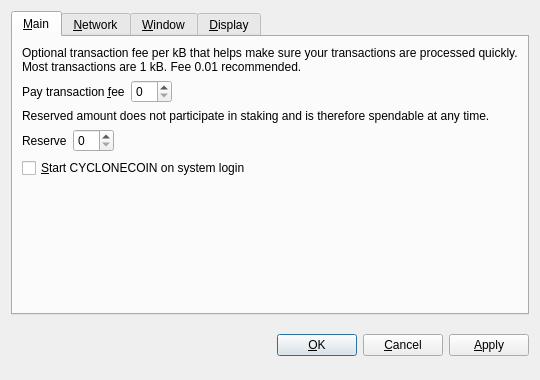
<?xml version="1.0" encoding="UTF-8"?>
<ui version="4.0">
 <class>OptionsDialog</class>
 <widget class="QDialog" name="OptionsDialog">
  <property name="geometry">
   <rect>
    <x>0</x>
    <y>0</y>
    <width>540</width>
    <height>380</height>
   </rect>
  </property>
  <property name="windowTitle">
   <string>Options</string>
  </property>
  <property name="modal">
   <bool>true</bool>
  </property>
  <layout class="QVBoxLayout" name="verticalLayout">
   <item>
    <widget class="QTabWidget" name="tabWidget">
     <property name="tabPosition">
      <enum>QTabWidget::North</enum>
     </property>
     <property name="currentIndex">
      <number>0</number>
     </property>
     <widget class="QWidget" name="tabMain">
      <attribute name="title">
       <string>&amp;Main</string>
      </attribute>
      <layout class="QVBoxLayout" name="verticalLayout_Main">
       <item>
        <widget class="QLabel" name="transactionFeeInfoLabel">
         <property name="text">
          <string>Optional transaction fee per kB that helps make sure your transactions are processed quickly. Most transactions are 1 kB. Fee 0.01 recommended.</string>
         </property>
         <property name="textFormat">
          <enum>Qt::PlainText</enum>
         </property>
         <property name="wordWrap">
          <bool>true</bool>
         </property>
        </widget>
       </item>
       <item>
        <layout class="QHBoxLayout" name="horizontalLayoutFee">
         <item>
          <widget class="QLabel" name="transactionFeeLabel">
           <property name="text">
            <string>Pay transaction &amp;fee</string>
           </property>
           <property name="textFormat">
            <enum>Qt::PlainText</enum>
           </property>
           <property name="buddy">
            <cstring>transactionFee</cstring>
           </property>
          </widget>
         </item>
         <item>
          <widget class="BitcoinAmountField" name="transactionFee"/>
         </item>
         <item>
          <spacer name="horizontalSpacerFee">
           <property name="orientation">
            <enum>Qt::Horizontal</enum>
           </property>
           <property name="sizeHint" stdset="0">
            <size>
             <width>40</width>
             <height>20</height>
            </size>
           </property>
          </spacer>
         </item>
        </layout>
       </item>
       <item>
        <widget class="QLabel" name="reserveBalanceInfoLabel">
         <property name="text">
          <string>Reserved amount does not participate in staking and is therefore spendable at any time.</string>
         </property>
         <property name="textFormat">
          <enum>Qt::PlainText</enum>
         </property>
         <property name="wordWrap">
          <bool>true</bool>
         </property>
        </widget>
       </item>
       <item>
        <layout class="QHBoxLayout" name="horizontalLayoutReserveBalance">
         <item>
          <widget class="QLabel" name="reserveBalanceLabel">
           <property name="text">
            <string>Reserve</string>
           </property>
           <property name="textFormat">
            <enum>Qt::PlainText</enum>
           </property>
           <property name="buddy">
            <cstring>reserveBalance</cstring>
           </property>
          </widget>
         </item>
         <item>
          <widget class="BitcoinAmountField" name="reserveBalance"/>
         </item>
         <item>
          <spacer name="horizontalSpacerReserveBalance">
           <property name="orientation">
            <enum>Qt::Horizontal</enum>
           </property>
           <property name="sizeHint" stdset="0">
            <size>
             <width>40</width>
             <height>20</height>
            </size>
           </property>
          </spacer>
         </item>
        </layout>
       </item>
       <item>
        <widget class="QCheckBox" name="bitcoinAtStartup">
         <property name="toolTip">
          <string>Automatically start CYCLONECOIN after logging in to the system.</string>
         </property>
         <property name="text">
          <string>&amp;Start CYCLONECOIN on system login</string>
         </property>
        </widget>
       </item>
       <item>
        <spacer name="verticalSpacer_Main">
         <property name="orientation">
          <enum>Qt::Vertical</enum>
         </property>
         <property name="sizeHint" stdset="0">
          <size>
           <width>20</width>
           <height>40</height>
          </size>
         </property>
        </spacer>
       </item>
      </layout>
     </widget>
     <widget class="QWidget" name="tabNetwork">
      <attribute name="title">
       <string>&amp;Network</string>
      </attribute>
      <layout class="QVBoxLayout" name="verticalLayout_Network">
       <item>
        <widget class="QCheckBox" name="mapPortUpnp">
         <property name="toolTip">
          <string>Automatically open the CYCLONECOIN client port on the router. This only works when your router supports UPnP and it is enabled.</string>
         </property>
         <property name="text">
          <string>Map port using &amp;UPnP</string>
         </property>
        </widget>
       </item>
       <item>
        <widget class="QCheckBox" name="connectSocks">
         <property name="toolTip">
          <string>Connect to the CYCLONECOIN network through a SOCKS proxy (e.g. when connecting through Tor).</string>
         </property>
         <property name="text">
          <string>&amp;Connect through SOCKS proxy:</string>
         </property>
        </widget>
       </item>
       <item>
        <layout class="QHBoxLayout" name="horizontalLayout_Network">
         <item>
          <widget class="QLabel" name="proxyIpLabel">
           <property name="text">
            <string>Proxy &amp;IP:</string>
           </property>
           <property name="textFormat">
            <enum>Qt::PlainText</enum>
           </property>
           <property name="buddy">
            <cstring>proxyIp</cstring>
           </property>
          </widget>
         </item>
         <item>
          <widget class="QValidatedLineEdit" name="proxyIp">
           <property name="maximumSize">
            <size>
             <width>140</width>
             <height>16777215</height>
            </size>
           </property>
           <property name="toolTip">
            <string>IP address of the proxy (e.g. 127.0.0.1)</string>
           </property>
          </widget>
         </item>
         <item>
          <widget class="QLabel" name="proxyPortLabel">
           <property name="text">
            <string>&amp;Port:</string>
           </property>
           <property name="textFormat">
            <enum>Qt::PlainText</enum>
           </property>
           <property name="buddy">
            <cstring>proxyPort</cstring>
           </property>
          </widget>
         </item>
         <item>
          <widget class="QLineEdit" name="proxyPort">
           <property name="maximumSize">
            <size>
             <width>55</width>
             <height>16777215</height>
            </size>
           </property>
           <property name="toolTip">
            <string>Port of the proxy (e.g. 9050)</string>
           </property>
          </widget>
         </item>
         <item>
          <widget class="QLabel" name="socksVersionLabel">
           <property name="text">
            <string>SOCKS &amp;Version:</string>
           </property>
           <property name="textFormat">
            <enum>Qt::PlainText</enum>
           </property>
           <property name="buddy">
            <cstring>socksVersion</cstring>
           </property>
          </widget>
         </item>
         <item>
          <widget class="QValueComboBox" name="socksVersion">
           <property name="toolTip">
            <string>SOCKS version of the proxy (e.g. 5)</string>
           </property>
          </widget>
         </item>
         <item>
          <spacer name="horizontalSpacer_Network">
           <property name="orientation">
            <enum>Qt::Horizontal</enum>
           </property>
           <property name="sizeHint" stdset="0">
            <size>
             <width>40</width>
             <height>20</height>
            </size>
           </property>
          </spacer>
         </item>
        </layout>
       </item>
       <item>
        <spacer name="verticalSpacer_Network">
         <property name="orientation">
          <enum>Qt::Vertical</enum>
         </property>
         <property name="sizeHint" stdset="0">
          <size>
           <width>20</width>
           <height>40</height>
          </size>
         </property>
        </spacer>
       </item>
      </layout>
     </widget>
     <widget class="QWidget" name="tabWindow">
      <attribute name="title">
       <string>&amp;Window</string>
      </attribute>
      <layout class="QVBoxLayout" name="verticalLayout_Window">
       <item>
        <widget class="QCheckBox" name="minimizeToTray">
         <property name="toolTip">
          <string>Show only a tray icon after minimizing the window.</string>
         </property>
         <property name="text">
          <string>&amp;Minimize to the tray instead of the taskbar</string>
         </property>
        </widget>
       </item>
       <item>
        <widget class="QCheckBox" name="minimizeOnClose">
         <property name="toolTip">
          <string>Minimize instead of exit the application when the window is closed. When this option is enabled, the application will be closed only after selecting Quit in the menu.</string>
         </property>
         <property name="text">
          <string>M&amp;inimize on close</string>
         </property>
        </widget>
       </item>
       <item>
        <spacer name="verticalSpacer_Window">
         <property name="orientation">
          <enum>Qt::Vertical</enum>
         </property>
         <property name="sizeHint" stdset="0">
          <size>
           <width>20</width>
           <height>40</height>
          </size>
         </property>
        </spacer>
       </item>
      </layout>
     </widget>
     <widget class="QWidget" name="tabDisplay">
      <attribute name="title">
       <string>&amp;Display</string>
      </attribute>
      <layout class="QVBoxLayout" name="verticalLayout_Display">
       <item>
        <layout class="QHBoxLayout" name="horizontalLayout_1_Display">
         <item>
          <widget class="QLabel" name="langLabel">
           <property name="text">
            <string>User Interface &amp;language:</string>
           </property>
           <property name="textFormat">
            <enum>Qt::PlainText</enum>
           </property>
           <property name="buddy">
            <cstring>lang</cstring>
           </property>
          </widget>
         </item>
         <item>
          <widget class="QValueComboBox" name="lang">
           <property name="toolTip">
            <string>The user interface language can be set here. This setting will take effect after restarting CYCLONECOIN.</string>
           </property>
          </widget>
         </item>
        </layout>
       </item>
       <item>
        <layout class="QHBoxLayout" name="horizontalLayout_2_Display">
         <item>
          <widget class="QLabel" name="unitLabel">
           <property name="text">
            <string>&amp;Unit to show amounts in:</string>
           </property>
           <property name="textFormat">
            <enum>Qt::PlainText</enum>
           </property>
           <property name="buddy">
            <cstring>unit</cstring>
           </property>
          </widget>
         </item>
         <item>
          <widget class="QValueComboBox" name="unit">
           <property name="toolTip">
            <string>Choose the default subdivision unit to show in the interface and when sending coins.</string>
           </property>
          </widget>
         </item>
        </layout>
       </item>
       <item>
        <widget class="QCheckBox" name="displayAddresses">
         <property name="toolTip">
          <string>Whether to show CYCLONECOIN addresses in the transaction list or not.</string>
         </property>
         <property name="text">
          <string>&amp;Display addresses in transaction list</string>
         </property>
        </widget>
       </item>
       <item>
        <widget class="QCheckBox" name="coinControlFeatures">
         <property name="toolTip">
          <string>Whether to show coin control features or not.</string>
         </property>
         <property name="text">
          <string>Display coin &amp;control features (experts only!)</string>
         </property>
        </widget>
       </item>
       <item>
        <spacer name="verticalSpacer_Display">
         <property name="orientation">
          <enum>Qt::Vertical</enum>
         </property>
         <property name="sizeHint" stdset="0">
          <size>
           <width>20</width>
           <height>40</height>
          </size>
         </property>
        </spacer>
       </item>
      </layout>
     </widget>
    </widget>
   </item>
   <item>
    <layout class="QHBoxLayout" name="horizontalLayout_Buttons">
     <item>
      <spacer name="horizontalSpacer_1">
       <property name="orientation">
        <enum>Qt::Horizontal</enum>
       </property>
       <property name="sizeHint" stdset="0">
        <size>
         <width>40</width>
         <height>48</height>
        </size>
       </property>
      </spacer>
     </item>
     <item>
      <widget class="QLabel" name="statusLabel">
       <property name="font">
        <font>
         <weight>75</weight>
         <bold>true</bold>
        </font>
       </property>
       <property name="text">
        <string/>
       </property>
       <property name="textFormat">
        <enum>Qt::PlainText</enum>
       </property>
       <property name="wordWrap">
        <bool>true</bool>
       </property>
      </widget>
     </item>
     <item>
      <spacer name="horizontalSpacer_2">
       <property name="orientation">
        <enum>Qt::Horizontal</enum>
       </property>
       <property name="sizeHint" stdset="0">
        <size>
         <width>40</width>
         <height>48</height>
        </size>
       </property>
      </spacer>
     </item>
     <item>
      <widget class="QPushButton" name="okButton">
       <property name="text">
        <string>&amp;OK</string>
       </property>
      </widget>
     </item>
     <item>
      <widget class="QPushButton" name="cancelButton">
       <property name="text">
        <string>&amp;Cancel</string>
       </property>
       <property name="autoDefault">
        <bool>false</bool>
       </property>
      </widget>
     </item>
     <item>
      <widget class="QPushButton" name="applyButton">
       <property name="text">
        <string>&amp;Apply</string>
       </property>
       <property name="autoDefault">
        <bool>false</bool>
       </property>
      </widget>
     </item>
    </layout>
   </item>
  </layout>
 </widget>
 <customwidgets>
  <customwidget>
   <class>BitcoinAmountField</class>
   <extends>QSpinBox</extends>
   <header>bitcoinamountfield.h</header>
  </customwidget>
  <customwidget>
   <class>QValueComboBox</class>
   <extends>QComboBox</extends>
   <header>qvaluecombobox.h</header>
  </customwidget>
  <customwidget>
   <class>QValidatedLineEdit</class>
   <extends>QLineEdit</extends>
   <header>qvalidatedlineedit.h</header>
  </customwidget>
 </customwidgets>
 <resources/>
 <connections/>
</ui>
